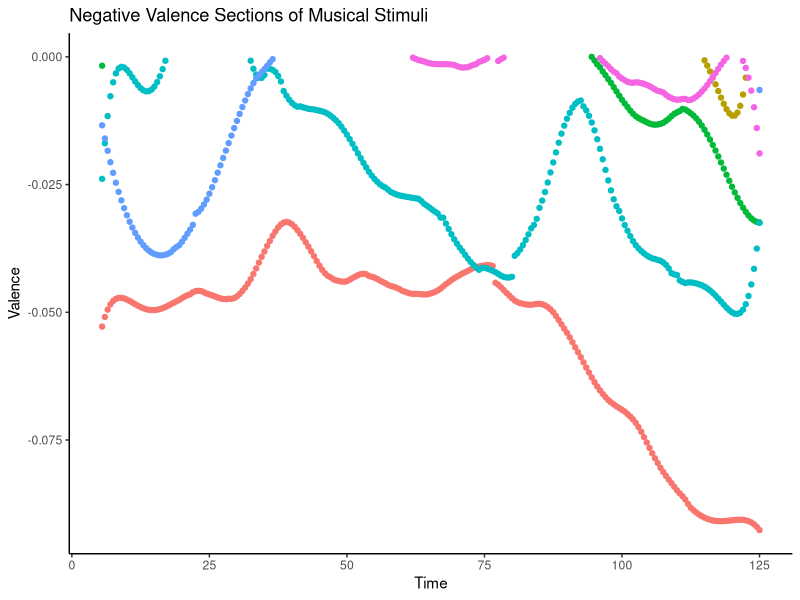
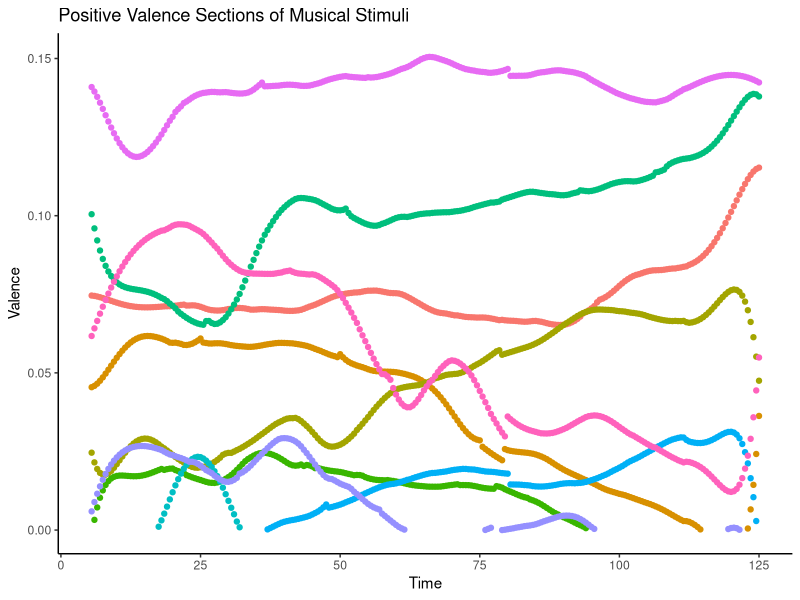
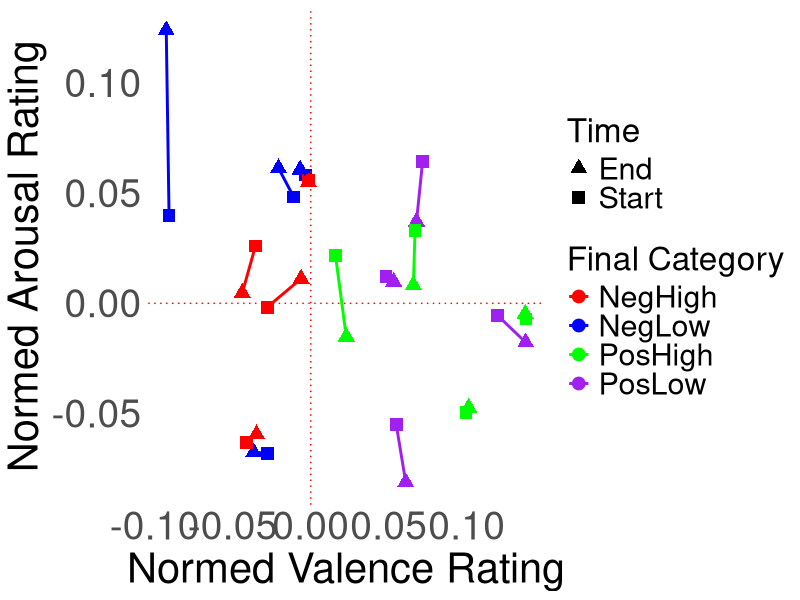
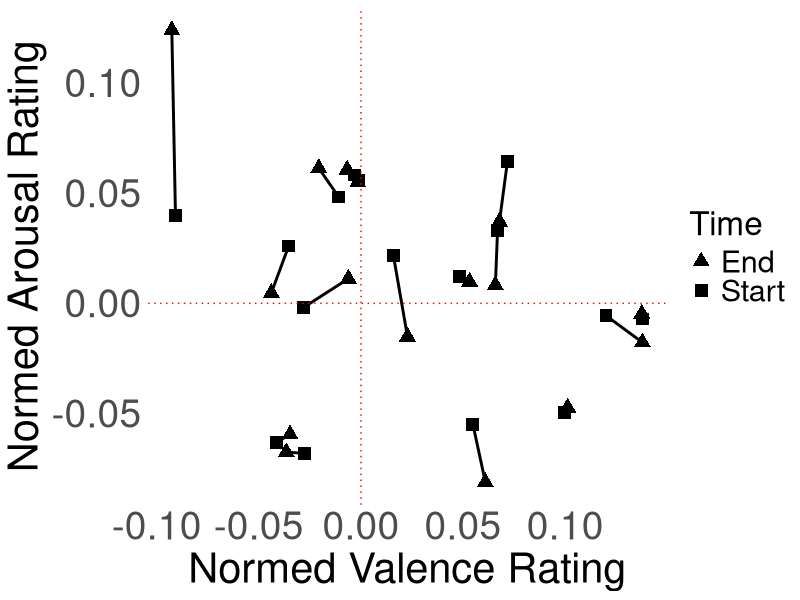

Source code (R) for these figures, in order:
## ---- chunk 1
library(tidyverse)
library(forcats)
install.packages("zoo")
library(zoo)
## ---- chunk 2
data <- read.csv("../stimuli/sachs/SourceData_1.csv")

data$song <- gsub("^stimuli/", "", data$song)

# actual time in song is +5 from data
data$second <- data$second + 5

neg_portions <- data %>%
  subset(valence_filt < 0) %>%
  select(c("song", "song.1", "second", "valence_filt","arousal_filt"))

ggplot(data=neg_portions,
       aes(x = second, y = valence_filt)) +
theme_classic() +
  geom_point(aes(color = song)) +
  labs(title = "Negative Valence Sections of Musical Stimuli", x = "Time", y = "Valence") +
  theme(legend.position = "none") #uncomment this for a clearer timing est

pos_portions <- data %>%
  subset(valence_filt > 0) %>%
  select(c("song", "song.1", "second", "valence_filt","arousal_filt"))

ggplot(data=pos_portions,
       aes(x = second, y = valence_filt)) +
theme_classic() +
  labs(title = "Positive Valence Sections of Musical Stimuli", x = "Time", y = "Valence") +
  geom_point(aes(color = song)) +
  theme(legend.position = "none") #uncomment this for a clearer timing est

## ---- chunk 3
# Read stimulus tracking data
stimulus_tracking <- read.csv("../stimuli/sachs/stims_v2/Final Stimuli Labeled.csv")

# Function to process data and generate two plots
process_data <- function(portions_file, tracking_file) {
  stimulus_tracking$start.time <- as.numeric(stimulus_tracking$start.time)
  stimulus_tracking$end.time <- as.numeric(stimulus_tracking$end.time)

  # Merge to get start and end valence/arousal for each stimulus
  extracted_sections <- stimulus_tracking %>%
    left_join(data, by = c("original.song" = "song", "start.time" = "second")) %>%
    rename(Valence_Start = valence_filt, Arousal_Start = arousal_filt) %>%
    left_join(data, by = c("original.song" = "song", "end.time" = "second")) %>%
    rename(Valence_End = valence_filt, Arousal_End = arousal_filt) %>%
    select(original.song, file.name, Final.Label, Valence_Start, Arousal_Start, Valence_End, Arousal_End)

  # Create a long-format dataframe for plotting
  plot_data <- extracted_sections %>%
    pivot_longer(cols = c(Valence_Start, Valence_End, Arousal_Start, Arousal_End),
                 names_to = c("Metric", "Type"),
                 names_pattern = "(.*)_(.*)") %>%
    pivot_wider(names_from = Metric, values_from = value)

  # Set shapes for start and end
  plot_data$Shape <- ifelse(plot_data$Type == "Start", 15, 17)  # Square for start, triangle for end

  # Define colors for different final.label categories
  colors <- c("red", "blue", "green", "purple")
  
  # 1st plot: Color-coded by `final.label`
  color_plot <- ggplot(plot_data, aes(x = Valence, y = Arousal, group = file.name, color = Final.Label)) +
    geom_point(aes(shape = factor(Type)), size = 4) +
    geom_line(size = 1) +
    scale_shape_manual(values = c("Start" = 15, "End" = 17), name = "Time") +  # Square and Triangle
    scale_color_manual(values = colors, name = "Final Category") +
    theme_minimal() +
    theme(axis.title = element_text(size = 30),
          axis.text = element_text(size = 28),
          panel.grid = element_blank(),
          legend.title = element_text(size = 24),
          legend.text = element_text(size = 22)) +
    geom_hline(yintercept = 0, linetype = "dotted", color = "red") +
    geom_vline(xintercept = 0, linetype = "dotted", color = "red") +
    labs(x = "Normed Valence Rating", y = "Normed Arousal Rating")

  # 2nd plot: Black and white version
  bw_plot <- ggplot(plot_data, aes(x = Valence, y = Arousal, group = file.name)) +
    geom_point(aes(shape = factor(Type)), size = 4, color = "black") +
    geom_line(size = 1, color = "black") +
    scale_shape_manual(values = c("Start" = 15, "End" = 17), name = "Time") +  # Square and Triangle
    theme_minimal() +
    theme(axis.title = element_text(size = 30),
          axis.text = element_text(size = 28),
          panel.grid = element_blank(),
          legend.title = element_text(size = 24),
          legend.text = element_text(size = 22)) +
    geom_hline(yintercept = 0, linetype = "dotted", color = "red") +
    geom_vline(xintercept = 0, linetype = "dotted", color = "red") +
    labs(x = "Normed Valence Rating", y = "Normed Arousal Rating")

  # Save plots
  ggsave("Color_Coded_Stimuli.pdf", plot = color_plot, width = 15, height = 15)
  ggsave("Black_White_Stimuli.pdf", plot = bw_plot, width = 15, height = 15)

  return(list(Color_Plot = color_plot, BW_Plot = bw_plot))
}

# Example usage
result <- process_data(data, stimulus_tracking)


